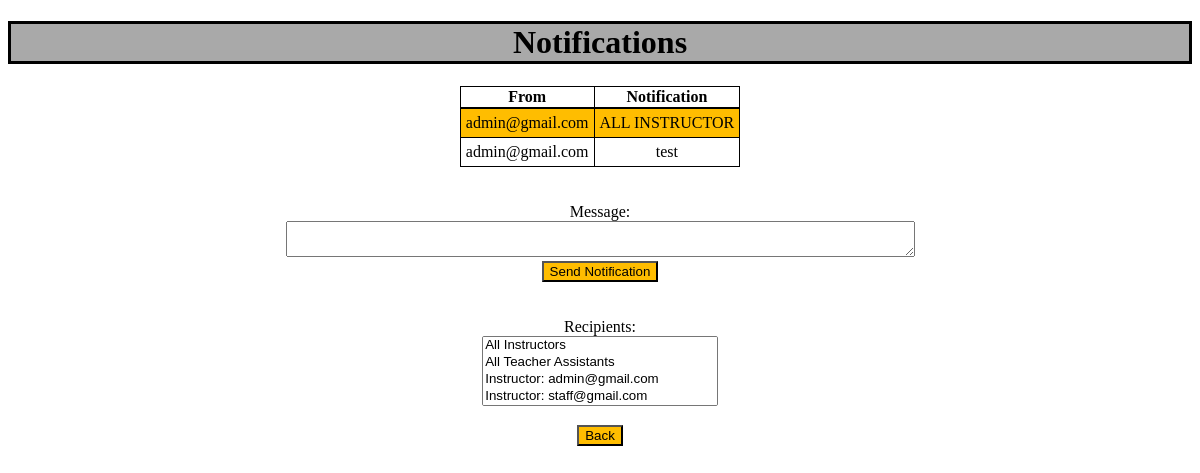
Page /Notification/ (signed in) on the earlier database version.
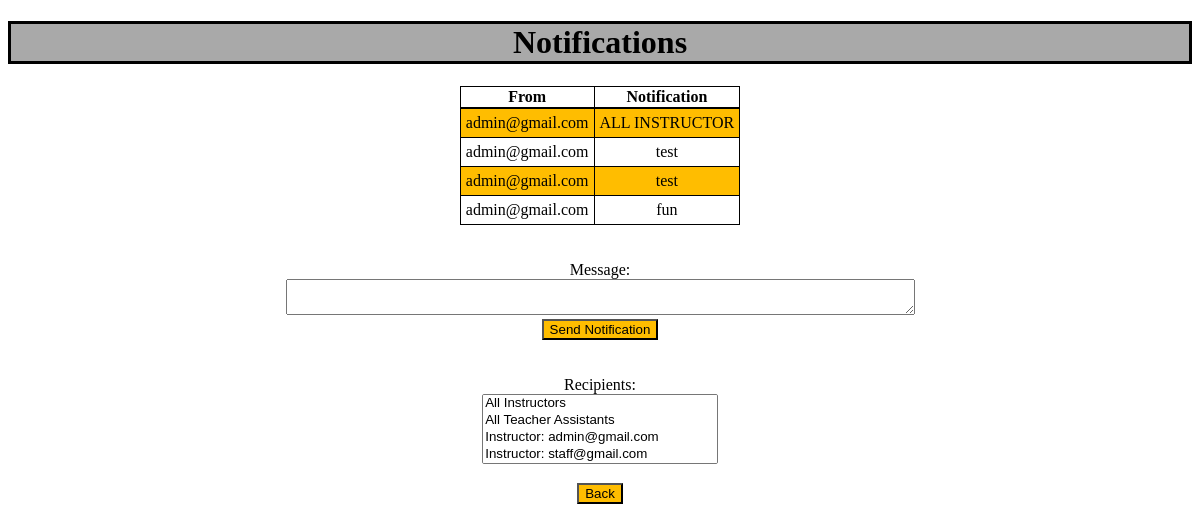
Same page on the later database version.
### TASchedulerWebApp/models.py (models this page shows, shortened)
class Notification(models.Model):
    notification = models.CharField(max_length = 1000)
    UserAllowed = models.ForeignKey('User', blank=True, null=True, on_delete=models.CASCADE, related_name='Notification_UserAllowed', unique=False)
    Sender = models.ForeignKey('User', blank=True, null=True, on_delete=models.CASCADE, related_name='Notification_Sender', unique=False)

class User(AbstractBaseUser, PermissionsMixin):
    email = models.EmailField(unique=True)
    first_name = models.CharField(max_length=30, blank=True)
    last_name = models.CharField(max_length=30, blank=True)
    is_active = models.BooleanField(default=True)
    is_staff = models.BooleanField(default=False)
    date_joined = models.DateTimeField(auto_now_add=True)
    groups = models.ManyToManyField(Group, related_name='myapp_user_groups', blank=True)
    user_permissions = models.ManyToManyField(Permission, related_name='myapp_user_permissions', blank=True)
    objects = UserManager()
    USERNAME_FIELD = 'email'
    EMAIL_FIELD = 'email'
    def __str__(self):
        return self.email

### TASchedulerWebApp/views.py (the view, shortened to what this page needs)
# urls.py: path('Notification/', Notifications.as_view(), name= "notification"),
class Notifications(View):
    def get(self, request):
        self.User = request.user
        return self.display_render(self.User, request, "")
    def display_render(self, User, request, context):
        if User.is_superuser == True:
            return render(request, 'notifications.html',
                          {'notifications': self.getNotifications(self.User), 'permission': True,
                           'instructors': self.getInstructors(), 'teacherassistants': self.getTeacherAssistants(),
                           'super_user': True, 'message': context})
        elif User.is_staff == True:
            return render(request, 'notifications.html',
                          {'notifications': self.getNotifications(self.User), 'permission': True,
                           'teacherassistants': self.getTeacherAssistants(), 'super_user': False,
                           'message': context})
        else:
            return render(request, 'notifications.html', {'notifications': self.getNotifications(self.User),
                                                          'permission': False})
    def getInstructors(self):
        instructor_list = list(User.objects.filter(is_staff=True))
        return instructor_list
    def getTeacherAssistants(self):
        teacher_assistant_list = list(User.objects.filter(is_staff=False, is_superuser=False))
        return teacher_assistant_list
    def getNotifications(self, User):
        notification_list  = list(Notification.objects.filter(UserAllowed = User))
        return notification_list

### templates/notifications.html (shortened to what this page needs)
{% load static %}
<!DOCTYPE html>
<html lang="en">
<head>
    <link rel="stylesheet" type="text/css" href="{% static 'css/Notification.css' %}"/>
</head>
<body>
    <h1>Notifications</h1>
    <table class = 'center'>
        <tr>
            <th>From</th>
            <th>Notification</th>
        </tr>
        {% for notification in notifications %}
            <tr>
                <td>{{ notification.Sender }}</td>
                <td>{{ notification.notification }}</td>
            </tr>
        {% endfor %}
    </table>
    <br>
    <br>
    {% if permission == True %}
        <form action = '/Notification/' method = 'post'>
            <div class = 'form-group'>
                <label for = 'new_notification'>Message:</label>
                <br>
                <textarea id = 'new_notification' name = 'new_notification' row = '10' cols = '76'></textarea>
                <br>
                <input type="submit" name="chosen" value="Send Notification">
            </div>
            <br>
            <br>
            <label>Recipients:</label>
            <br>
            <select name = "select_user" multiple>
                {% if super_user == True %}
                    <option value = 'All Instructors'>All Instructors</option>
                {% endif %}
                <option value = 'All Teacher Assistants'>All Teacher Assistants</option>
                {% for instructor in instructors %}
                    <option value = '{{ instructor.email }}'>Instructor: {{ instructor.email }}</option>
                {% endfor %}
            </select>
            <br>
            <br>
        </form>
    {% endif %}
    <form action = '/Notification/' method = 'post'>
        <input type="submit" name="chosen" value="Back">
    </form>
</body>
</html>

Differences in the rows shown:
added Notification: Sender "admin@gmail.com", notification "test"
added Notification: Sender "admin@gmail.com", notification "fun"
